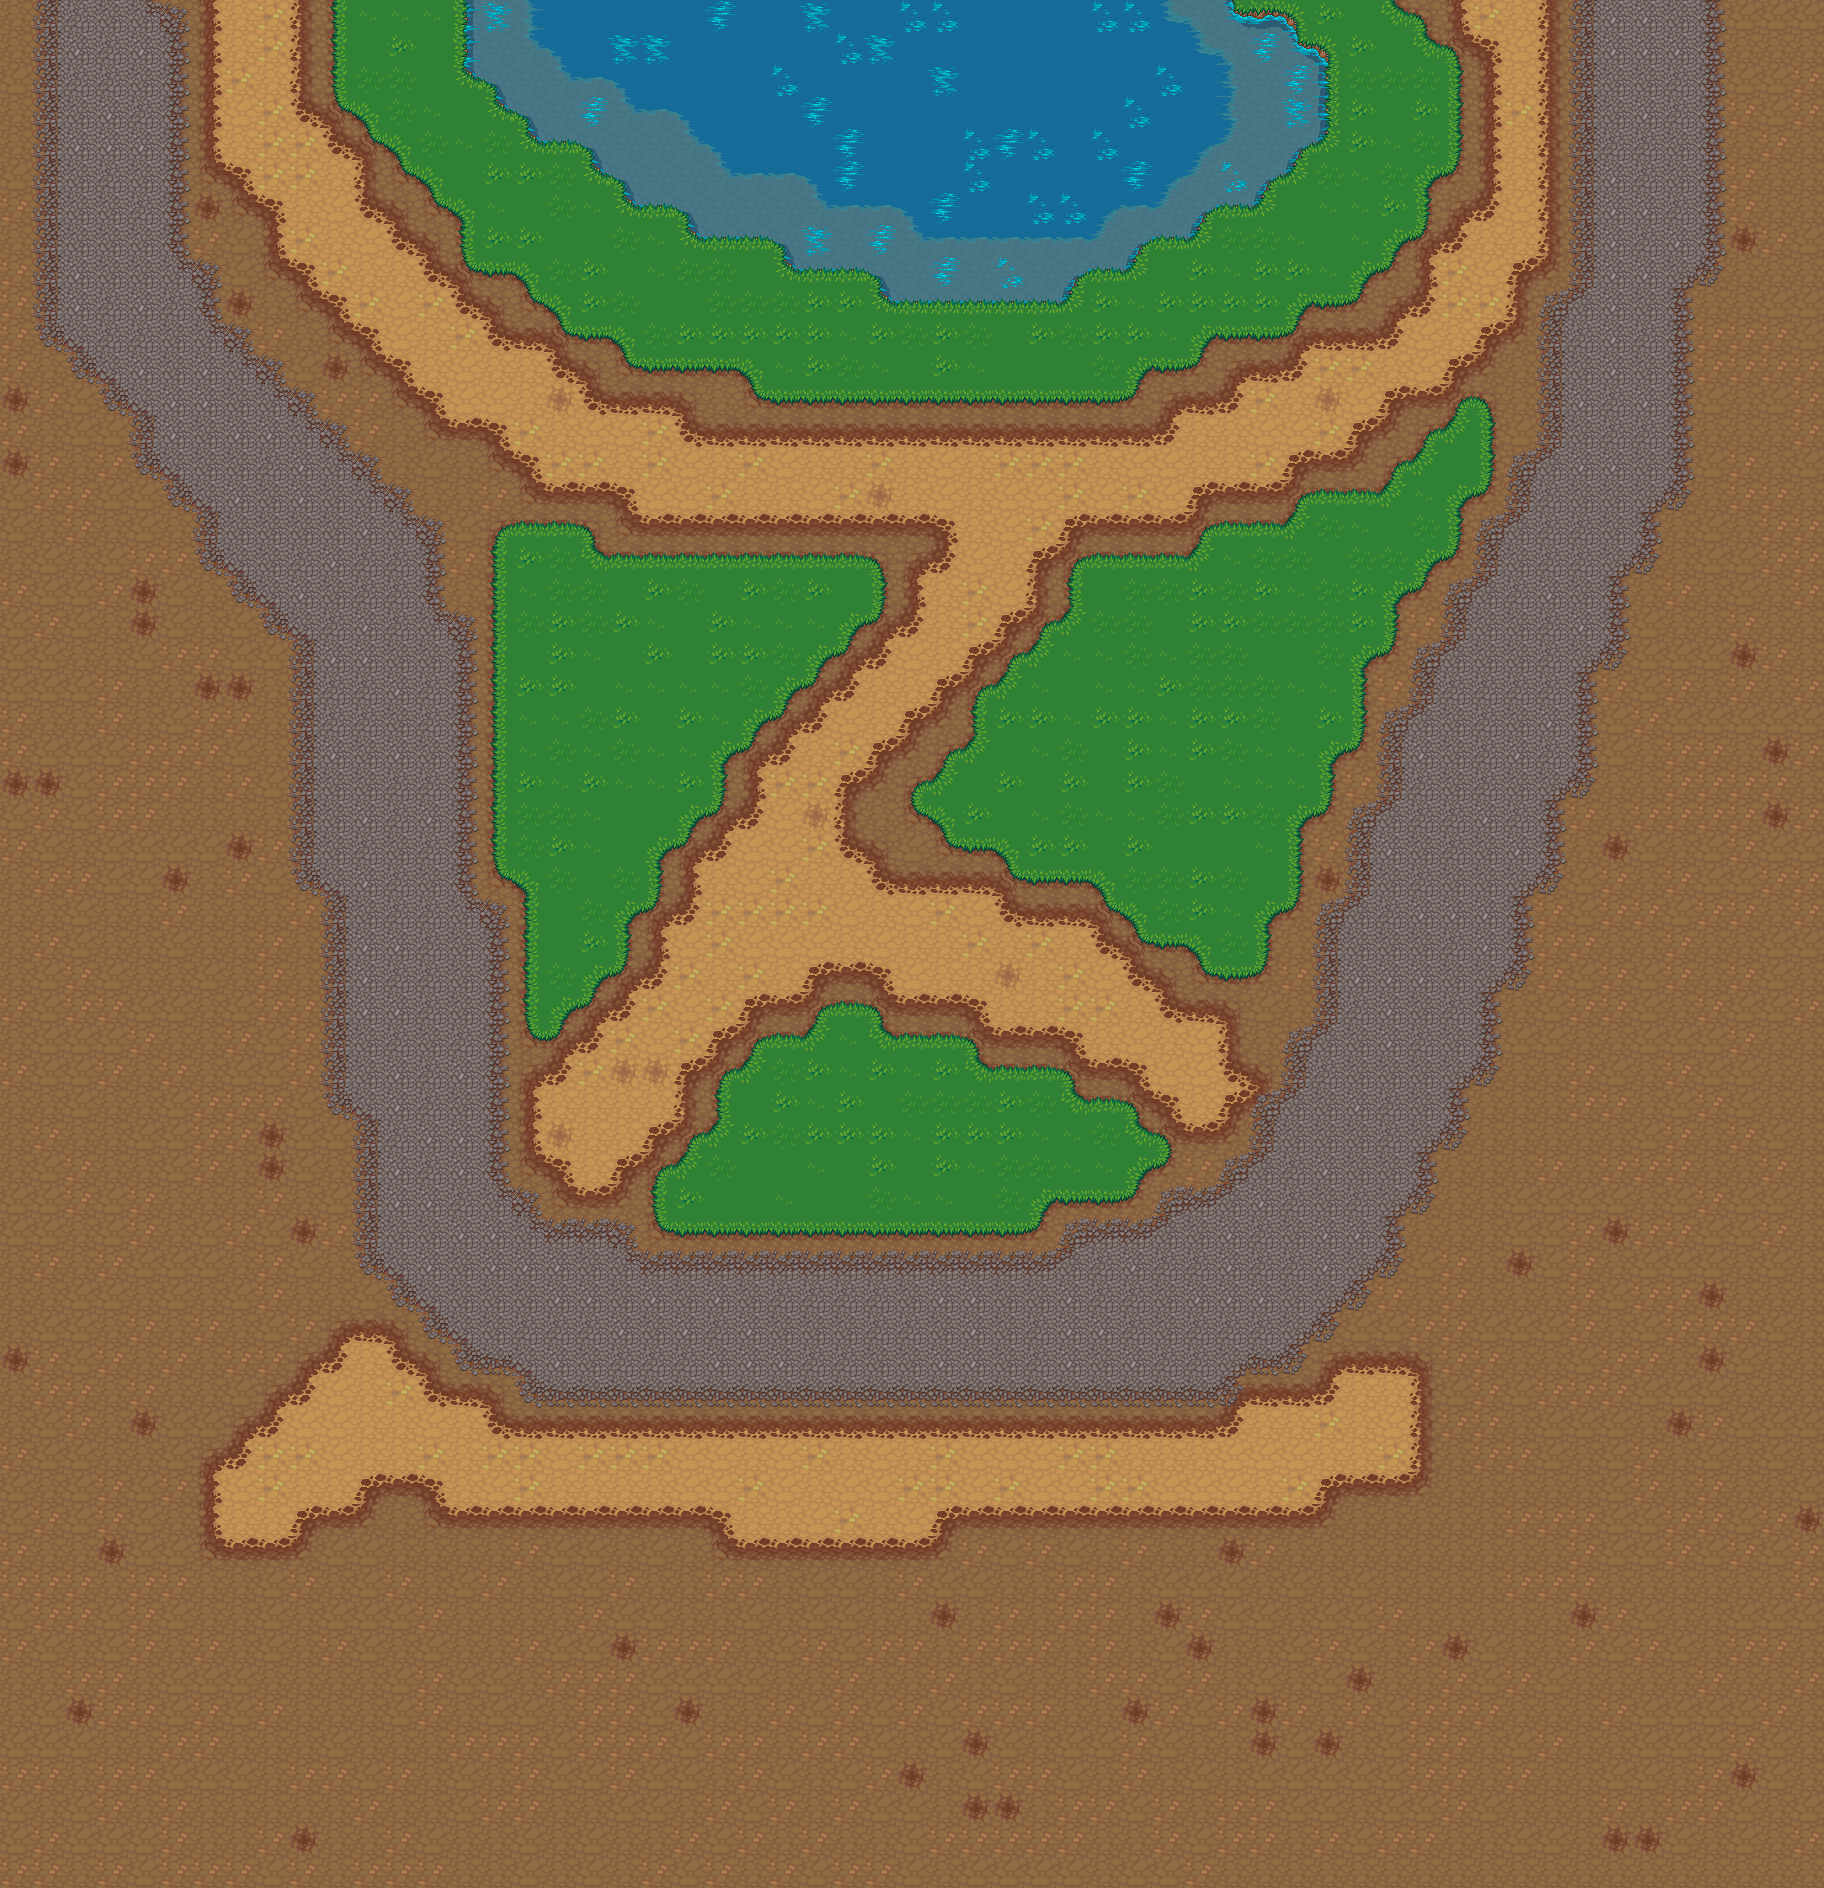

The image is a tile-based game level rendered from a .tmx file. Its description and source (layers, tilesets, objects; grid data summarised) follow:
An orthogonal 57x59 tile map with 32x32 px tiles, 1 tile layer (Terrain).

<map version="1.10" tiledversion="1.10.2" orientation="orthogonal" renderorder="right-down" width="57" height="59" tilewidth="32" tileheight="32" infinite="0" nextlayerid="8" nextobjectid="1">
 <tileset firstgid="1" source="campus-east-crushed.tsx" />
 <layer id="1" name="Terrain" width="57" height="59">
  <data>[3363 cells, 3363 non-empty, 84 distinct tile ids]</data>
 </layer>
</map>